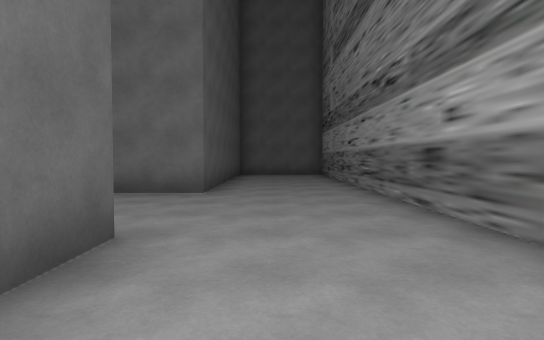
[1] (above)

23 first-person views from a walk through a Unity game level. The camera is 1.3 m above the floor, tilts 2° down and sees 80° across. The floor is counted in squares, 2.14 m on a side. Each view is taken from the middle of a square. On the plan, view 1 faces up. The plan holds only what a view shows up to about 10 squares ahead; the rest is blank. The place goes on beyond the plan. The player character is not drawn.

[2]
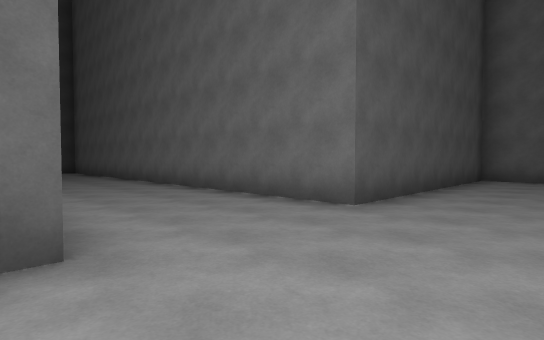

[3]
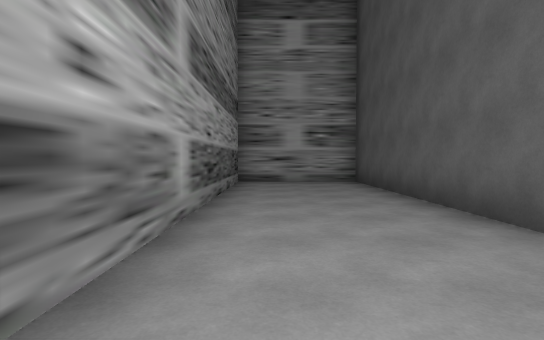

[4]
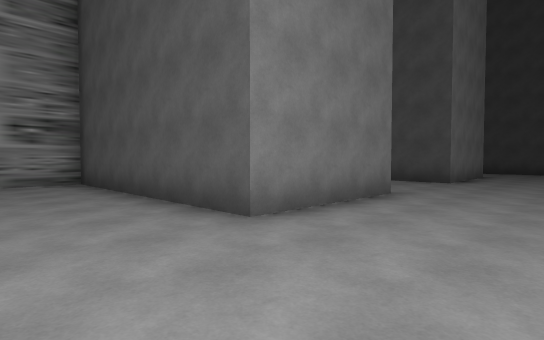

[5]
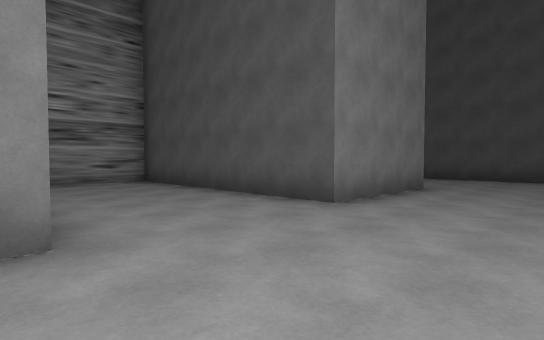

[6]
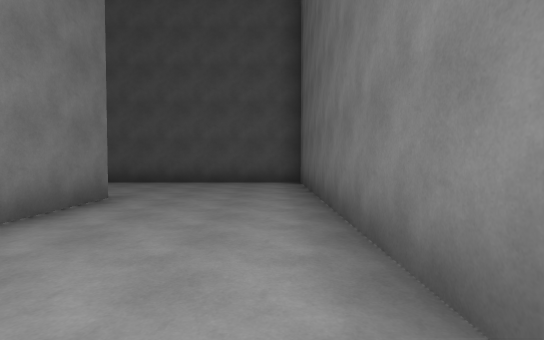

[7]
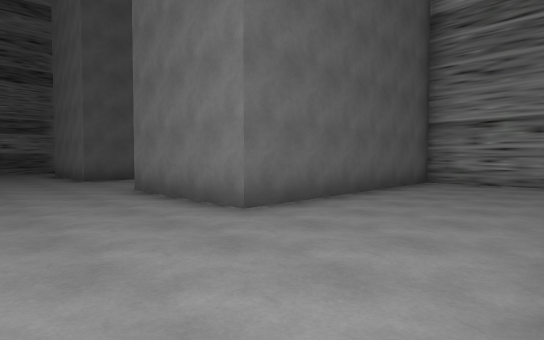

[8]
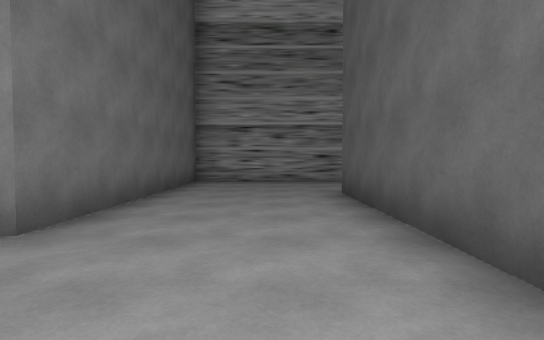

[9]
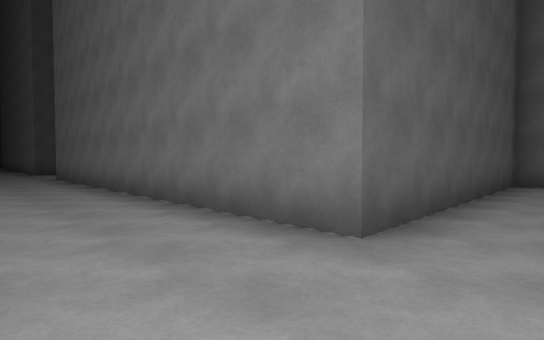

[10]
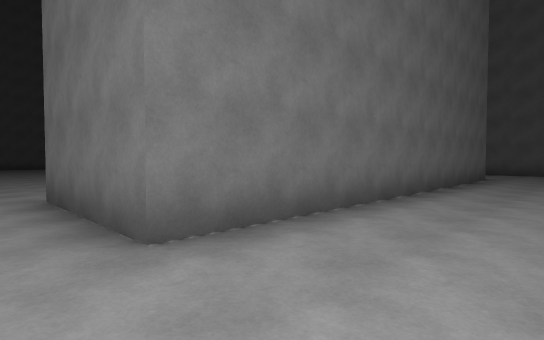

[11]
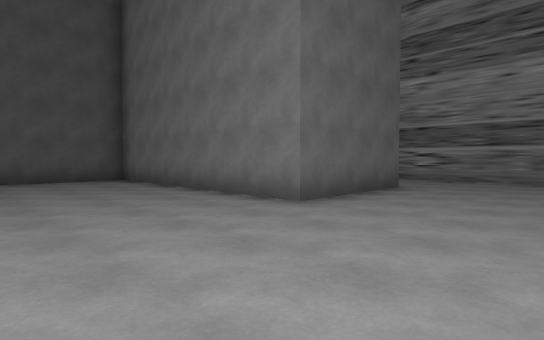

[12]
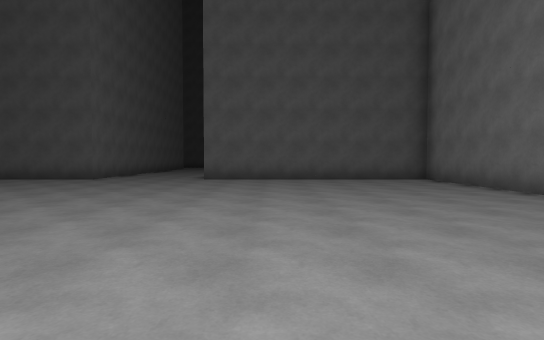

[13]
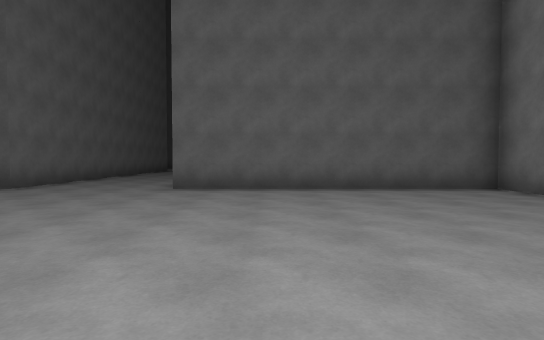

[14]
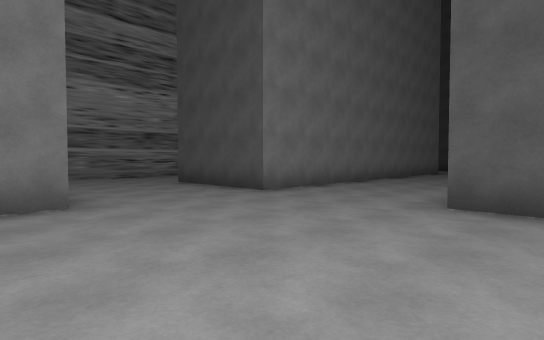

[15]
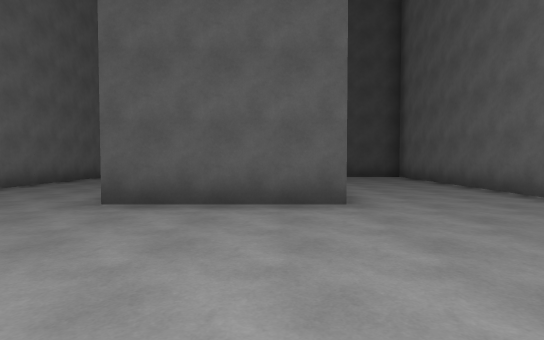

[16]
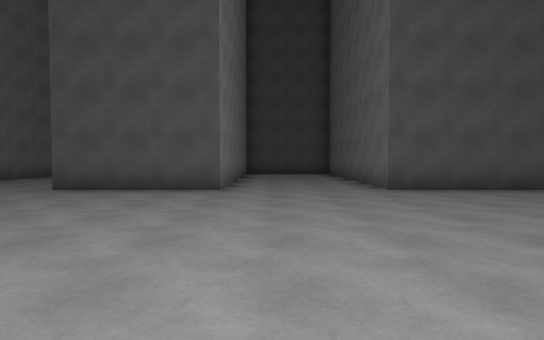

[17]
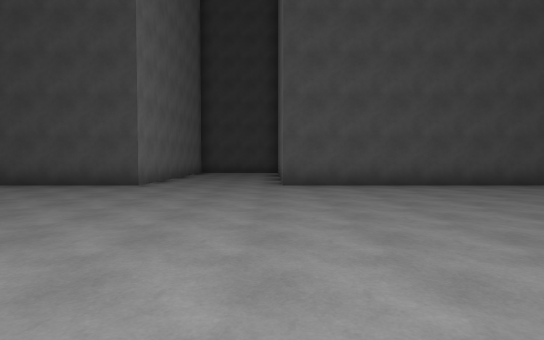

[18]
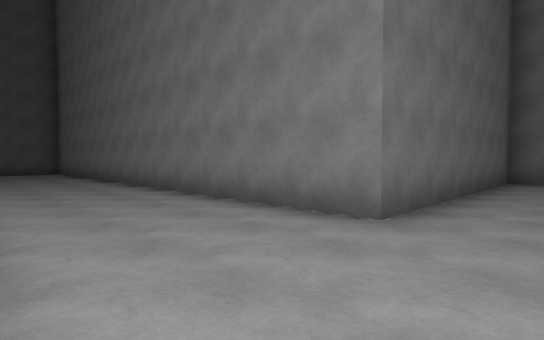

[19]
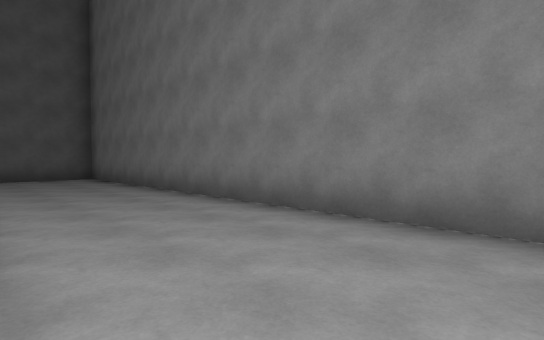

[20]
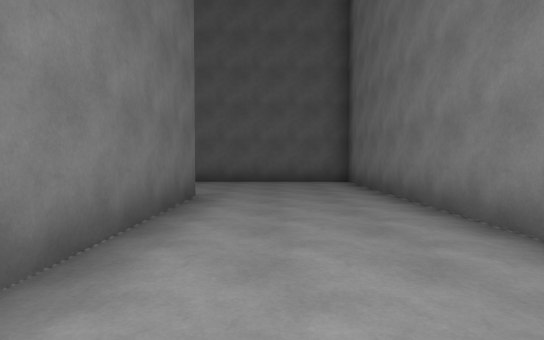

[21]
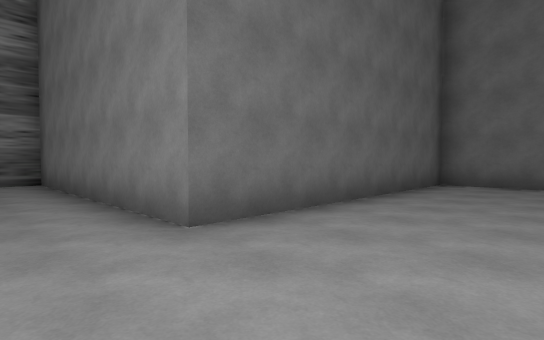

[22]
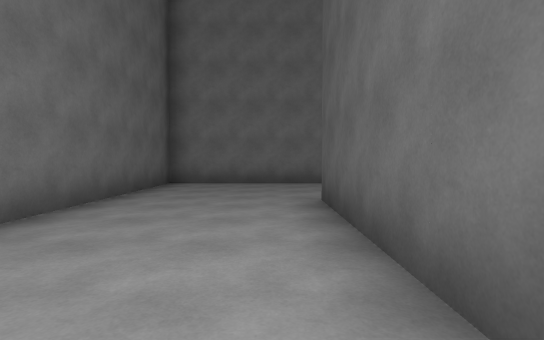

[23]
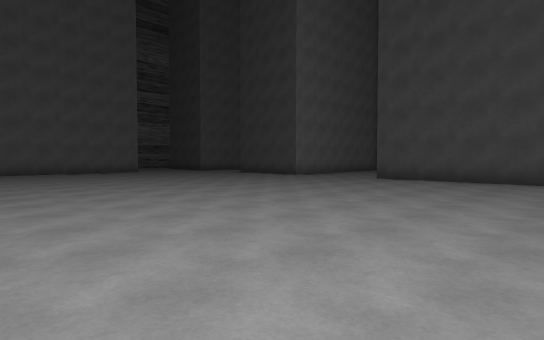

### Floor plan
Points are (right, up) in squares from view 1. A wall is a line through its corners. A room is listed if a view was taken in it or the views show most of it. See-through windows are left out.
Room 1 (views 1, 2, 3, 4, 5, 6, 7, 8, 9, 10, 11, 12, 13, 14, 15, 16, 17, 18, 19, 20, 21, 22, 23)
walls: (-14, 12.2) (-17.5, 12.2) (-17.5, 15); (-14.9, -3.6) (-11, -3.6) (-11, 2.5) (-7.7, 2.5) (-7.7, -3.6) (-5.5, -3.6); (-31, 9) (-27.3, 9) (-27.3, 5.6); (-26.6, -3.6) (-22.8, -3.6); (-7.7, 16.2) (-7.7, 12.2) (-11.6, 12.2); (-27.3, 17.5) (-27.3, 12.2) (-32.5, 12.2); (-4.5, 1.1) (-4.5, 2.5) (-1.2, 2.5) (-1.2, -3.6) (1.9, -3.6) (1.9, 10); (-32.5, 2.5) (-27.3, 2.5) (-27.3, -0.9); (0.1, 12.2) (-1.2, 12.2) (-1.2, 5.7) (-14.3, 5.7) (-14.3, -0.8) (-24, -0.8) (-24, 2.5) (-17.5, 2.5) (-17.5, 9) (-4.5, 9) (-4.5, 15.5) (1.9, 15.5) (1.9, 16.2)

Positions as (right, up) in squares from view 1, and headings:
1: (0, 0), facing up
2: (1, 2), facing up-left
3: (1, 5), facing down
4: (1, 5), facing down-left
5: (-4, 5), facing down-left
6: (-6, 5), facing left
7: (-14, 5), facing down-right
8: (-13, 5), facing down
9: (-13, -3), facing up-left
10: (-25, -3), facing up-right
11: (-27, 6), facing down-right
12: (-27, 7), facing right
13: (-24, 7), facing right
14: (-23, 7), facing down-left
15: (-23, 8), facing left
16: (-21, 10), facing left
17: (-20, 12), facing left
18: (-19, 12), facing down-right
19: (-15, 12), facing down-right
20: (-13, 11), facing right
21: (-7, 17), facing down-right
22: (-7, 17), facing down
23: (-18, 17), facing down-left
